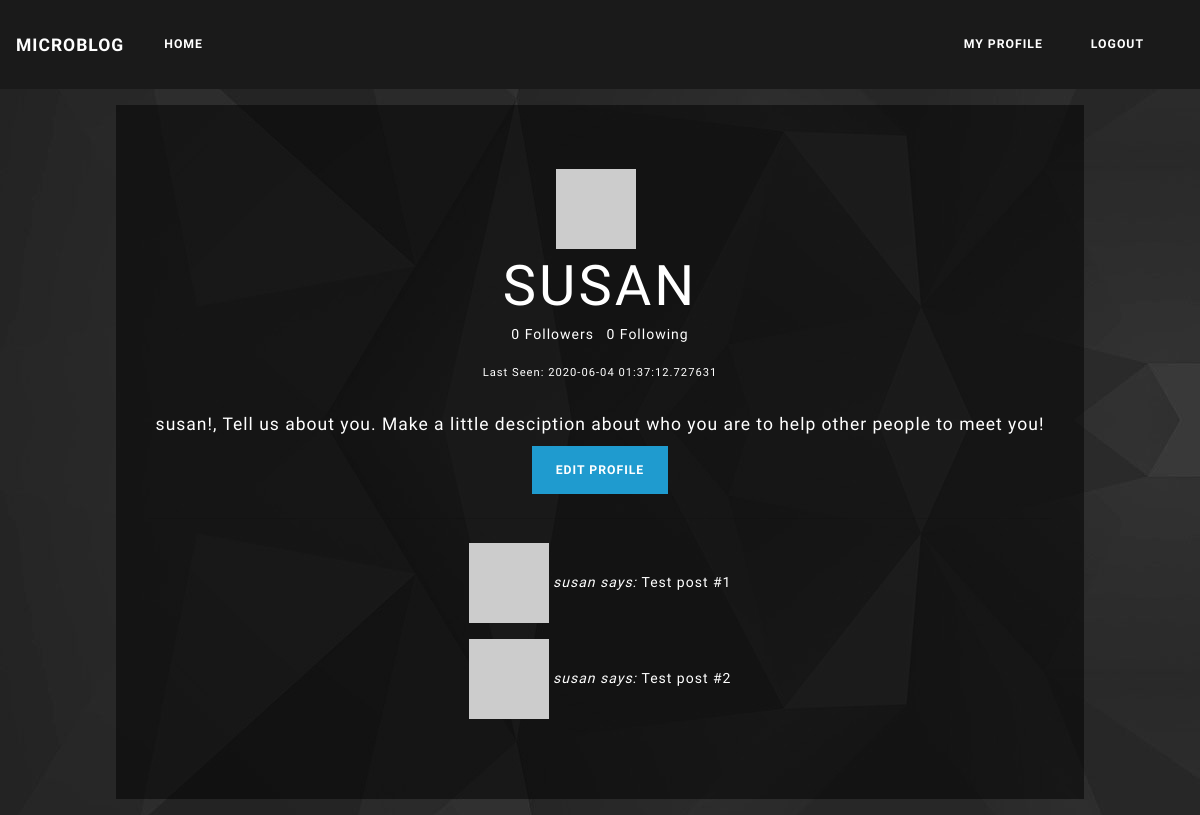
Before: /user/susan (signed in) with the older database file.
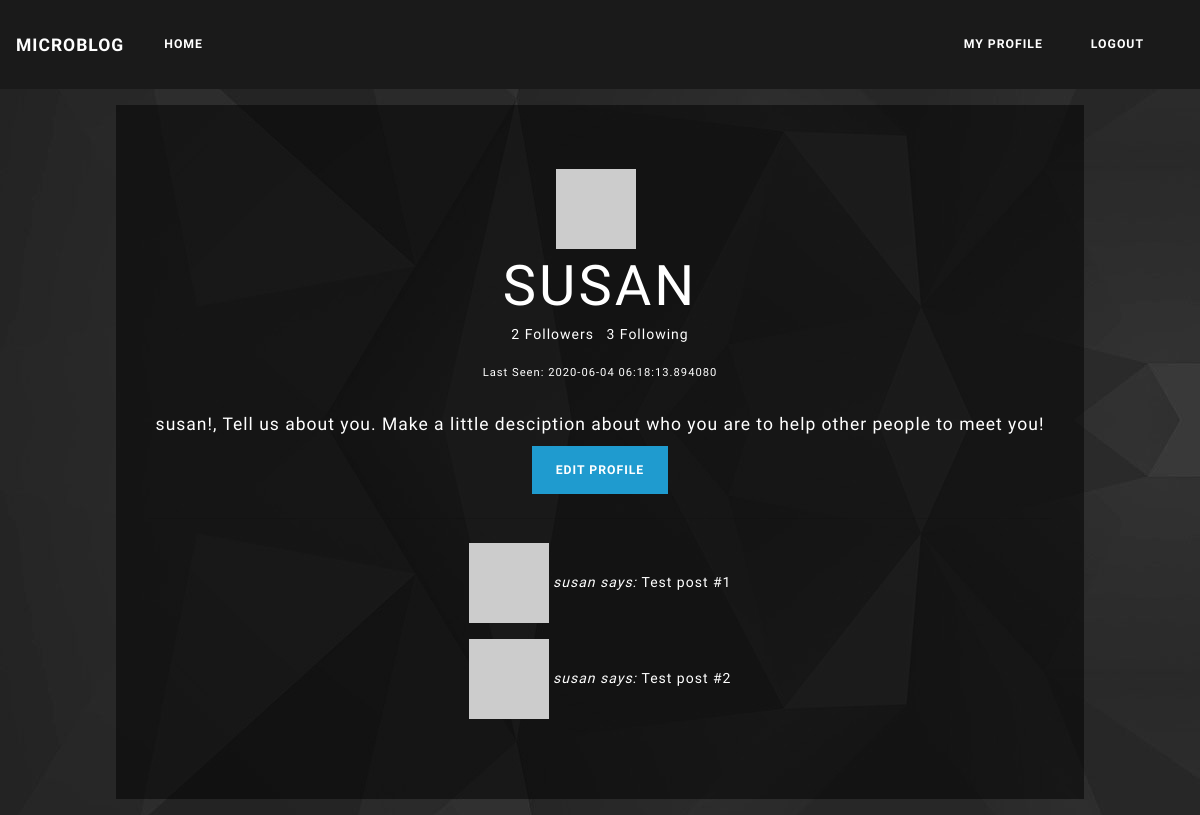
After: the same page with the newer database file.
### app/models.py (models this page shows, shortened)
class User(UserMixin ,db.Model):
    id = db.Column(db.Integer, primary_key = True)
    username = db.Column(db.String(64), index = True, unique = True)
    email = db.Column(db.String(120), index = True, unique = True)
    password_hash = db.Column(db.String(128))
    about_me = db.Column(db.String(140))
    last_seen = db.Column(db.DateTime, default=datetime.utcnow)
    followed = db.relationship(
        'User', secondary=followers,
        primaryjoin=(followers.c.follower_id == id),
        secondaryjoin=(followers.c.followed_id == id),
        backref=db.backref('followers', lazy='dynamic'), lazy='dynamic')
    def avatar(self, size):
        digest = md5(self.email.lower().encode('utf-8')).hexdigest()
        return 'https://www.gravatar.com/avatar/{}?d=identicon&s={}'.format(
            digest, size)

### app/routes.py (the view)
@app.route('/user/<username>')
@login_required
def user(username):
    user = User.query.filter_by(username=username).first_or_404()
    posts = [
        {'author': user, 'body': 'Test post #1'},
        {'author': user, 'body': 'Test post #2'}
    ]
    form = EmptyForm()
    return render_template('user.html', user=user, posts=posts, form=form)

### app/models.py (called while the page is built)
@login.user_loader
def load_user(id):
    return User.query.get(int(id))

### app/routes.py (called while the page is built)
@app.before_request
def before_request():
    if current_user.is_authenticated:
        current_user.last_seen = datetime.utcnow()
        db.session.commit()

### app/templates/user.html
{% extends 'base.html' %}
{% block content %}
    <div class="row">
        <div class="jumbotron text-center mx-auto text-white m-3 " style="background-color:rgba(0, 0, 0, 0.5);">
            <img class="pull-left mr-2" src="{{ user.avatar(128) }}" alt="Profile Pic">
            <h1 class="display-4 m-1 text-white"> {{ user.username }} </h1>
            <ul class="list-inline">
                <li class="list-inline-item"> {{ user.followers.count() }} Followers </li>
                <li class="list-inline-item"> {{ user.followed.count() }} Following </li>
            </ul>
            {% if user.last_seen %}
                <small class="text-white"> Last Seen: {{ user.last_seen }} </small>
            {% endif %}
            <br>
            <br>
            <p class="lead m-2">
                {% if user.about_me %}
                    {{ user.about_me }}
                {% else %}
                    {{user.username }}!, Tell us about you. Make a little desciption about who you are to help other people to meet you!
                {% endif %}
            </p>
            {% if user == current_user %}
                <a class="btn btn-info" href="{{ url_for('edit_profile') }}"> Edit Profile </a>
            {% elif not current_user.is_following(user) %}
                <form action="{{ url_for('follow', username=user.username) }}" method='post'>
                    {{ form.hidden_tag() }}
                    {{ form.submit(value='Follow', class_="btn btn-info") }}
                </form>
            {% else %}
                <form action="{{ url_for('unfollow', username=user.username) }}" method="post">
                    {{ form.hidden_tag() }}
                    {{ form.submit(value='Unfollow', class_="btn btn-warning") }}
                </form>
            {% endif %}
            <hr class='my-4'>
            {% for post in posts %}
                <p>
                    <img src="{{ post.author.avatar(36) }}" alt=""> <i> {{ post.author.username }} says: </i> {{ post.body }}
                </p>
            {% endfor %}
        </div>
    </div>
{% endblock %}

### app/templates/base.html (shortened to what this page needs)
<!DOCTYPE html>
<html lang="en">
<head>
    <link rel="stylesheet" href="{{ url_for('static', filename='css/styles.css') }}">
</head>
<body style=" background-image: url('/static/img/dg-bg.jpg') ">
    {% include '_navbar.html' %}
    <div class="container">
        {% block content %}
        {% endblock %}
    </div>
</body>
</html>

### app/templates/_navbar.html (shortened to what this page needs)
<nav class="navbar navbar-expand-lg navbar-dark bg-primary">
    <a class="navbar-brand" href="{{ url_for('index') }}"> Microblog </a>
    <div class="collapse navbar-collapse" id="navbarNav">
        <ul class="navbar-nav">
            <li class="nav-item active">
                <a class="nav-link" href="{{ url_for('index') }}"> Home </a>
            </li>
        </ul>
    </div>
    <form class="form-inline">
        <ul class="navbar-nav">
            {% if current_user.is_anonymous %}
                <li class="nav-item active">
                    <a class="nav-link" href="{{ url_for('login') }}"> Login </a>
                </li>
            {% else %}
                <li class="nav-item active">
                    <a class="nav-link" href="{{ url_for('user', username=current_user.username) }}"> My Profile </a>
                </li>
                <li class="nav-item active">
                    <a class="nav-link" href="{{ url_for('logout') }}"> Logout </a>
                </li>
            {% endif %}
        </ul>
    </form>
</nav>

Changed rows visible on the page:
changed User "SUSAN": last_seen "2020-06-04 01:37:12.727631" → "2020-06-04 06:18:13.894080"
Other visible differences:
{{ user.followers.count() }}: "0" → "2"
{{ user.followed.count() }}: "0" → "3"
